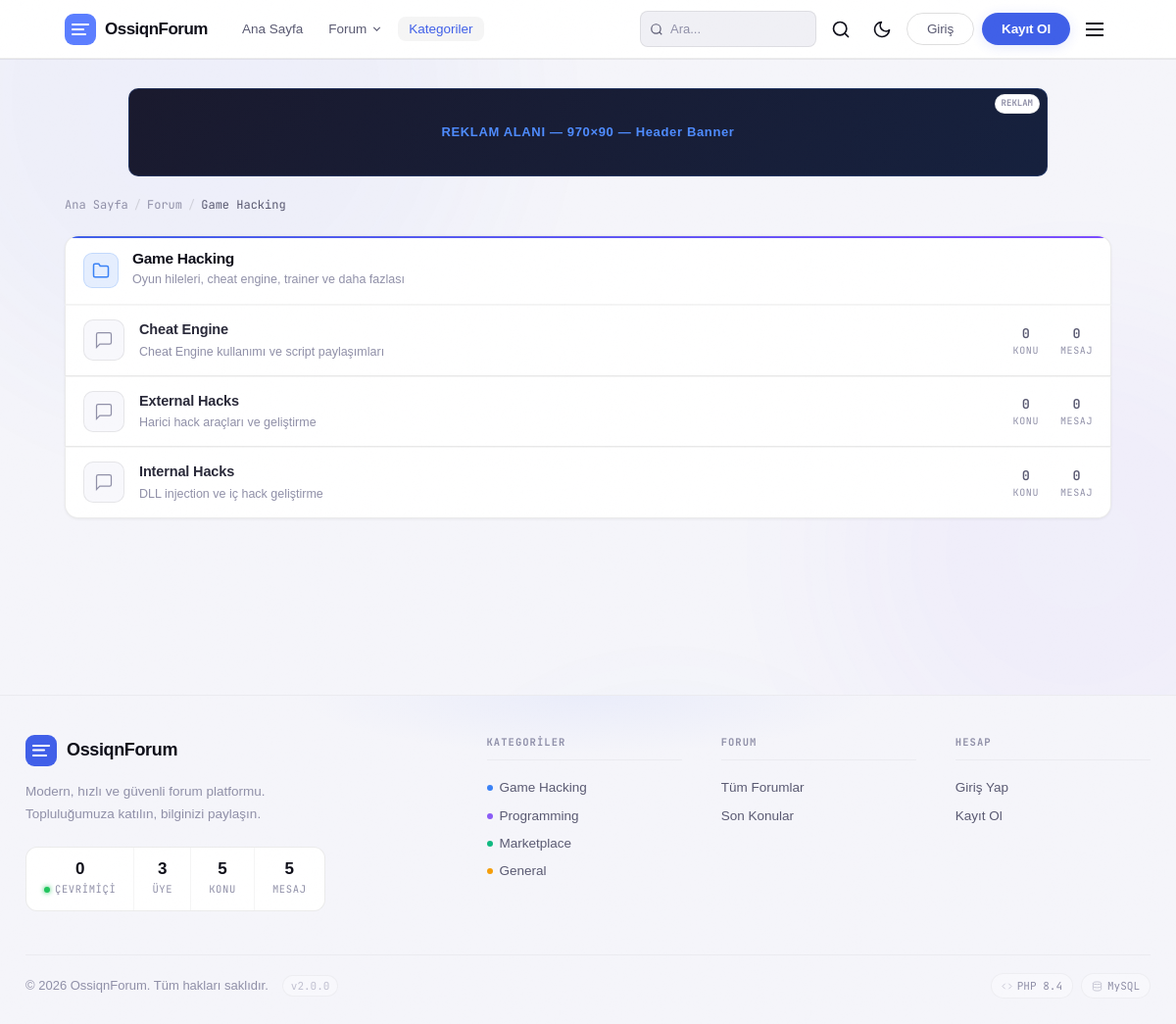
The page /forum.php?cat=game-hacking on the database its author committed.
### tables this page shows
CREATE TABLE IF NOT EXISTS `advertisements` (
  `id` int(11) NOT NULL AUTO_INCREMENT,
  `title` varchar(255) NOT NULL,
  `position` varchar(50) NOT NULL,
  `type` enum('code','image','text') NOT NULL DEFAULT 'code',
  `image_url` varchar(255) DEFAULT NULL,
  `link_url` varchar(255) DEFAULT NULL,
  `html_code` text DEFAULT NULL,
  `alt_text` varchar(255) DEFAULT NULL,
  `starts_at` datetime DEFAULT NULL,
  `ends_at` datetime DEFAULT NULL,
  `is_active` tinyint(1) NOT NULL DEFAULT 1,
  `created_by` int(11) NOT NULL,
  `created_at` timestamp NULL DEFAULT current_timestamp(),
  PRIMARY KEY (`id`)
);

CREATE TABLE categories (
    id INT AUTO_INCREMENT PRIMARY KEY,
    name VARCHAR(100) NOT NULL,
    slug VARCHAR(100) UNIQUE NOT NULL,
    description TEXT DEFAULT NULL,
    icon VARCHAR(50) DEFAULT 'folder',
    color VARCHAR(20) DEFAULT '#3b82f6',
    display_order INT DEFAULT 0,
    is_active TINYINT(1) DEFAULT 1,
    created_at TIMESTAMP DEFAULT CURRENT_TIMESTAMP
);

CREATE TABLE forums (
    id INT AUTO_INCREMENT PRIMARY KEY,
    category_id INT NOT NULL,
    name VARCHAR(100) NOT NULL,
    slug VARCHAR(100) UNIQUE NOT NULL,
    description TEXT DEFAULT NULL,
    display_order INT DEFAULT 0,
    thread_count INT DEFAULT 0,
    post_count INT DEFAULT 0,
    last_post_id INT DEFAULT NULL,
    is_active TINYINT(1) DEFAULT 1,
    created_at TIMESTAMP DEFAULT CURRENT_TIMESTAMP,
    FOREIGN KEY (category_id) REFERENCES categories(id) ON DELETE CASCADE
);

### forum.php (the view, shortened to what the rows shown need)
<?php
require_once 'includes/functions.php';
$catSlug = $_GET['cat'] ?? null;
$forumSlug = $_GET['forum'] ?? null;
$page = max(1, (int)($_GET['page'] ?? 1));
if ($forumSlug) {
    $forum = db()->fetchOne("SELECT f.*, c.name as cat_name, c.slug as cat_slug, c.color as cat_color FROM forums f JOIN categories c ON c.id = f.category_id WHERE f.slug = ? AND f.is_active = 1", [$forumSlug], 's');
    if (!$forum) { header('Location: ' . SITE_URL . '/forum.php'); exit; }
    $pageTitle = $forum['name'];
    $filterSql = "SELECT t.*, u.username, u.avatar, u.role, lpu.username as last_post_user FROM threads t JOIN users u ON u.id = t.user_id LEFT JOIN posts lp ON lp.id = t.last_post_id LEFT JOIN users lpu ON lpu.id = lp.user_id WHERE t.forum_id = ? AND t.is_deleted = 0 ORDER BY t.is_sticky DESC, t.last_post_at DESC";
    $filterParams = [(int)$forum['id']];
    $filterTypes = 'i';
    $data = paginateQuery($filterSql, $filterParams, $filterTypes, $page, THREADS_PER_PAGE);
} elseif ($catSlug) {
    $category = db()->fetchOne("SELECT * FROM categories WHERE slug = ? AND is_active = 1", [$catSlug], 's');
    $forum = null;
    $data = null;
} else {
    $pageTitle = 'Tüm Forumlar';
    $category = null;
    $forum = null;
    $data = null;
}
require_once 'includes/header.php';
$categories = getCategories();
?>
<div style="max-width:1100px;margin:0 auto;padding:20px 16px 60px">
    <nav class="breadcrumb">
        <a href="<?= SITE_URL ?>/index.php">Ana Sayfa</a>
        <span class="breadcrumb-sep">/</span>
        <?php if ($forum): ?>
        <a href="<?= SITE_URL ?>/forum.php?cat=<?= sanitize($forum['cat_slug']) ?>"><?= sanitize($forum['cat_name']) ?></a>
        <span class="breadcrumb-sep">/</span>
        <span class="breadcrumb-current"><?= sanitize($forum['name']) ?></span>
        <?php elseif ($category): ?>
        <a href="<?= SITE_URL ?>/forum.php">Forum</a>
        <span class="breadcrumb-sep">/</span>
        <span class="breadcrumb-current"><?= sanitize($category['name']) ?></span>
        <?php else: ?>
        <span class="breadcrumb-current">Forum</span>
        <?php endif; ?>
    </nav>
    <?php if ($forum && $data): ?>
    <div class="section-header mb-6">
        <div>
            <h1 class="text-2xl font-bold text-white mb-1"><?= sanitize($forum['name']) ?></h1>
            <?php if ($forum['description']): ?>
            <p class="text-gray-400 text-sm"><?= sanitize($forum['description']) ?></p>
            <?php endif; ?>
        </div>
        <div style="display:flex;align-items:center;gap:12px">
            <span class="stat-pill">
                <svg width="14" height="14" viewBox="0 0 24 24" fill="none" stroke="currentColor" stroke-width="2"><path d="M21 15a2 2 0 0 1-2 2H7l-4 4V5a2 2 0 0 1 2-2h14a2 2 0 0 1 2 2z"/></svg>
                <?= formatNumber($forum['thread_count']) ?> Konu
            </span>
            <?php if (isLoggedIn()): ?>
            <a href="<?= SITE_URL ?>/new-thread.php?forum=<?= sanitize($forum['slug']) ?>" class="btn-primary">
                <svg width="16" height="16" viewBox="0 0 24 24" fill="none" stroke="currentColor" stroke-width="2"><line x1="12" y1="5" x2="12" y2="19"/><line x1="5" y1="12" x2="19" y2="12"/></svg>
                Yeni Konu
            </a>
            <?php endif; ?>
        </div>
    </div>
    <?php if (empty($data['items'])): ?>
    <div class="empty-state card">
        <svg width="48" height="48" viewBox="0 0 24 24" fill="none" stroke="currentColor" stroke-width="1" class="mx-auto mb-4 text-gray-600"><path d="M21 15a2 2 0 0 1-2 2H7l-4 4V5a2 2 0 0 1 2-2h14a2 2 0 0 1 2 2z"/></svg>
        <h3>Henüz konu yok</h3>
        <p class="text-sm mb-4">İlk konuyu açan sen ol!</p>
        <?php if (isLoggedIn()): ?>
        <a href="<?= SITE_URL ?>/new-thread.php?forum=<?= sanitize($forum['slug']) ?>" class="btn-primary">Konu Aç</a>
        <?php endif; ?>
    </div>
    <?php else: ?>
    <div class="bg-surface border border-surface-50 rounded-t-xl">
        <div class="flex items-center px-5 py-3 text-xs font-semibold uppercase tracking-wider text-gray-500 border-b border-surface-50">
            <span class="flex-1">Konu</span>
            <span class="w-20 text-center hidden md:block">Cevap</span>
            <span class="w-20 text-center hidden md:block">Görüntü</span>
            <span class="w-36 text-right hidden lg:block">Son Mesaj</span>
        </div>
    </div>
    <?php foreach ($data['items'] as $thread): ?>
    <div class="thread-row <?= $thread['is_sticky'] ? 'sticky' : '' ?>" onclick="window.location='<?= SITE_URL ?>/thread.php?id=<?= (int)$thread['id'] ?>';" style="cursor:pointer">
        <img src="<?= getAvatar($thread) ?>" alt="" class="thread-avatar">
        <div style="flex:1;min-width:0">
            <a href="<?= SITE_URL ?>/thread.php?id=<?= (int)$thread['id'] ?>" class="thread-title" onclick="event.stopPropagation()">
                <?= sanitize($thread['title']) ?>
            </a>
            <div class="thread-badges">
                <?php if ($thread['is_sticky']): ?>
                <span class="badge badge-sticky">
                    <svg width="10" height="10" viewBox="0 0 24 24" fill="none" stroke="currentColor" stroke-width="2"><line x1="12" y1="17" x2="12" y2="22"/><path d="M5 17H19V13L17 7H7L5 13Z"/><line x1="12" y1="2" x2="12" y2="7"/></svg>
                    Sabit
                </span>
                <?php endif; ?>
                <?php if ($thread['is_locked']): ?>
                <span class="badge badge-locked">
                    <svg width="10" height="10" viewBox="0 0 24 24" fill="none" stroke="currentColor" stroke-width="2"><rect x="3" y="11" width="18" height="11" rx="2"/><path d="M7 11V7a5 5 0 0 1 10 0v4"/></svg>
                    Kilitli
                </span>
                <?php endif; ?>
                <?php if ($thread['reply_count'] > 50): ?>
                <span class="badge badge-hot">Popüler</span>
                <?php endif; ?>
            </div>
            <div class="thread-meta">
                <a href="<?= SITE_URL ?>/profile.php?u=<?= urlencode($thread['username']) ?>" class="hover:text-primary-light" onclick="event.stopPropagation()">
                    <?= sanitize($thread['username']) ?>
                </a>
                &bull; <?= timeAgo($thread['created_at']) ?>
            </div>
        </div>
        <div class="thread-counts">
            <div class="thread-count-item">
                <div class="thread-count-value"><?= formatNumber($thread['reply_count']) ?></div>
                <div class="thread-count-label">Cevap</div>
            </div>
            <div class="thread-count-item hidden md:block">
                <div class="thread-count-value"><?= formatNumber($thread['view_count']) ?></div>
                <div class="thread-count-label">Görüntü</div>
            </div>
        </div>
        <?php if ($thread['last_post_user']): ?>
        <div class="thread-last hidden lg:block">
            <div class="last-user"><?= sanitize($thread['last_post_user']) ?></div>
            <div class="last-time"><?= timeAgo($thread['last_post_at']) ?></div>
        </div>
        <?php endif; ?>
    </div>
    <?php endforeach; ?>
    <?php if ($data['pages'] > 1): ?>
    <div class="pagination">
        <?php if ($data['current'] > 1): ?>
        <a href="?forum=<?= sanitize($forumSlug) ?>&page=<?= $data['current'] - 1 ?>" class="page-btn">
            <svg width="16" height="16" viewBox="0 0 24 24" fill="none" stroke="currentColor" stroke-width="2"><polyline points="15 18 9 12 15 6"/></svg>
        </a>
        <?php endif; ?>
        <?php for ($i = max(1, $data['current']-2); $i <= min($data['pages'], $data['current']+2); $i++): ?>
        <a href="?forum=<?= sanitize($forumSlug) ?>&page=<?= $i ?>" class="page-btn <?= $i === $data['current'] ? 'active' : '' ?>"><?= $i ?></a>
        <?php endfor; ?>
        <?php if ($data['current'] < $data['pages']): ?>
        <a href="?forum=<?= sanitize($forumSlug) ?>&page=<?= $data['current'] + 1 ?>" class="page-btn">
            <svg width="16" height="16" viewBox="0 0 24 24" fill="none" stroke="currentColor" stroke-width="2"><polyline points="9 18 15 12 9 6"/></svg>
        </a>
        <?php endif; ?>
    </div>
    <?php endif; ?>
    <?php endif; ?>
    <?php else: ?>
    <?php
    $displayCats = $category ? [$category] : $categories;
    foreach ($displayCats as $cat):
        $forums = getForumsByCategory($cat['id']);
    ?>
    <div class="category-section mb-10">
        <div class="category-header">
            <div class="category-icon" style="background:<?= sanitize($cat['color']) ?>22; border: 1px solid <?= sanitize($cat['color']) ?>33;">
                <svg width="18" height="18" viewBox="0 0 24 24" fill="none" stroke="<?= sanitize($cat['color']) ?>" stroke-width="2"><path d="M22 19a2 2 0 0 1-2 2H4a2 2 0 0 1-2-2V5a2 2 0 0 1 2-2h5l2 3h9a2 2 0 0 1 2 2z"/></svg>
            </div>
            <div>
                <h2 class="category-title">
                    <a href="?cat=<?= sanitize($cat['slug']) ?>" class="hover:text-primary-light transition-colors"><?= sanitize($cat['name']) ?></a>
                </h2>
                <?php if ($cat['description']): ?>
                <p class="category-desc"><?= sanitize($cat['description']) ?></p>
                <?php endif; ?>
            </div>
        </div>
        <?php foreach ($forums as $fr): ?>
        <a href="?forum=<?= sanitize($fr['slug']) ?>" class="forum-row">
            <div class="forum-icon">
                <svg width="20" height="20" viewBox="0 0 24 24" fill="none" stroke="currentColor" stroke-width="1.5"><path d="M21 15a2 2 0 0 1-2 2H7l-4 4V5a2 2 0 0 1 2-2h14a2 2 0 0 1 2 2z"/></svg>
            </div>
            <div style="flex:1;min-width:0">
                <div class="forum-name"><?= sanitize($fr['name']) ?></div>
                <?php if ($fr['description']): ?>
                <div class="forum-desc"><?= sanitize($fr['description']) ?></div>
                <?php endif; ?>
            </div>
            <div class="forum-stats">
                <div class="forum-stat-item">
                    <div class="forum-stat-value"><?= formatNumber($fr['thread_count']) ?></div>
                    <div class="forum-stat-label">Konu</div>
                </div>
                <div class="forum-stat-item">
                    <div class="forum-stat-value"><?= formatNumber($fr['post_count']) ?></div>
                    <div class="forum-stat-label">Mesaj</div>
                </div>
            </div>
        </a>
        <?php endforeach; ?>
    </div>
    <?php endforeach; ?>
    <?php endif; ?>
</div>
<?php require_once 'includes/footer.php'; ?>

### includes/header.php (shortened to what the rows shown need)
<?php
require_once __DIR__ . '/../includes/functions.php';
$categories = getCategories();
$userTheme = getUserTheme();
?>
<!DOCTYPE html>
<html lang="tr" data-theme="<?= $userTheme ?>">
<head>
    <link href="https://api.fontshare.com/v2/css?f[]=clash-display@400,500,600,700&f[]=satoshi@400,500,600,700&display=swap" rel="stylesheet">
    <script src="https://cdn.tailwindcss.com"></script>
    <link rel="stylesheet" href="<?= SITE_URL ?>/assets/css/main.css">
</head>
<body>
<div id="app-wrapper">
<div style="padding-top:75px">
<?php
$headerAd = null;
try {
    $headerAd = db()->fetchOne("SELECT * FROM advertisements WHERE position = 'header_banner' AND is_active = 1 AND (starts_at IS NULL OR starts_at <= NOW()) AND (ends_at IS NULL OR ends_at >= NOW()) ORDER BY id DESC LIMIT 1");
} catch(Exception $e) {}
if ($headerAd):
    $adHtml = '';
    if ($headerAd['type'] === 'image' && !empty($headerAd['image_url'])) {
        $link = !empty($headerAd['link_url']) ? sanitize($headerAd['link_url']) : '#';
        $adHtml = '<a href="'.$link.'" target="_blank" rel="nofollow"><img src="'.sanitize($headerAd['image_url']).'" style="width:100%;border-radius:10px;display:block;" alt="Reklam"></a>';
    } else {
        $adHtml = $headerAd['html_code'];
    }
?>
<div style="max-width:970px;margin:0 auto;padding:15px 16px 0">
    <div style="position:relative">
        <span style="position:absolute;top:6px;right:8px;background:var(--bg-surface);color:var(--ink-3);font-size:9px;font-weight:700;font-family:'JetBrains Mono',monospace;padding:2px 6px;border-radius:999px;border:1px solid var(--border-1);z-index:10;pointer-events:none;">REKLAM</span>
        <?= $adHtml ?>
    </div>
</div>
<?php endif; ?>

### includes/footer.php (shortened to what the rows shown need)
<?php
$fCats  = getCategories();
?>
</div>
<footer style="position:relative;margin-top:80px;border-top:1px solid var(--border-0);background:var(--bg-canvas);overflow:hidden">
    <div style="max-width:1180px;margin:0 auto;padding:40px 16px 0">
        <div style="display:grid;grid-template-columns:minmax(0,1.2fr) minmax(0,2fr);gap:64px;padding-bottom:44px;border-bottom:1px solid var(--border-0)">
            <div style="display:grid;grid-template-columns:repeat(3,1fr);gap:40px">
                <div>
                    <div style="font-family:'JetBrains Mono',monospace;font-size:10.5px;font-weight:700;text-transform:uppercase;letter-spacing:.1em;color:var(--ink-3);margin-bottom:14px;padding-bottom:10px;border-bottom:1px solid var(--border-0)">Kategoriler</div>
                    <?php foreach ($fCats as $cat): ?>
                    <a href="<?= SITE_URL ?>/forum.php?cat=<?= sanitize($cat['slug']) ?>" style="display:flex;align-items:center;gap:7px;font-size:13.5px;color:var(--ink-2);text-decoration:none;padding:4px 0;font-weight:500;transition:color .15s" onmouseover="this.style.color='var(--ink-0)';this.style.transform='translateX(3px)'" onmouseout="this.style.color='var(--ink-2)';this.style.transform='translateX(0)'">
                        <span style="width:6px;height:6px;border-radius:50%;flex-shrink:0;background:<?= sanitize($cat['color']) ?>"></span>
                        <?= sanitize($cat['name']) ?>
                    </a>
                    <?php endforeach; ?>
                </div>
            </div>
        </div>
    </div>
</footer>
</div>
</body>
</html>

### rows shown on the page
advertisements: html_code "REKLAM ALANI — 970×90 — Header Banner"
categories: name "Game Hacking", description "Oyun hileleri, cheat engine, trainer ve daha fazlası"
forums: name "Cheat Engine", description "Cheat Engine kullanımı ve script paylaşımları", thread_count "0", post_count "0"
forums: name "External Hacks", description "Harici hack araçları ve geliştirme", thread_count "0", post_count "0"
forums: name "Internal Hacks", description "DLL injection ve iç hack geliştirme", thread_count "0", post_count "0"
categories: name "Programming"
categories: name "Marketplace"
categories: name "General"

### other values the page prints
SITE_NAME "OssiqnForum"
formatNumber($val) "0"
$lbl "ÇEVRIMIÇI"
formatNumber($val) "3"
$lbl "ÜYE"
formatNumber($val) "5"
$lbl "KONU"
$lbl "MESAJ"
$lbl "Tüm Forumlar"
$lbl "Son Konular"
SITE_VERSION "2.0.0"
PHP_MAJOR_VERSION "8"
PHP_MINOR_VERSION "4"
